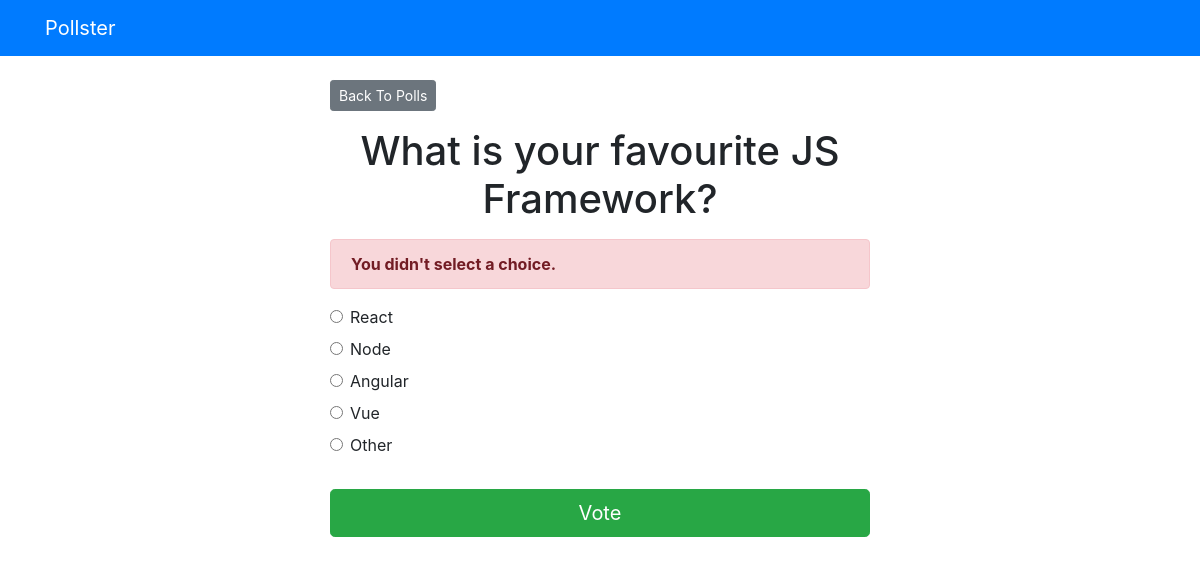
/polls/2/vote/, run on the app's committed database.
### polls/models.py (models this page shows, shortened)
class Question(models.Model):
    question_text = models.CharField(max_length = 200) # I.D. initialized automatically as PK, and autoincrement
    publish_date = models.DateTimeField('data published')

class Choice(models.Model):
    question = models.ForeignKey(Question, on_delete = models.CASCADE) # any deleted question has it's choices also del
    choice_text = models.CharField(max_length = 200)
    votes = models.IntegerField(default = 0)

### polls/views.py (the view)
# urls.py: path('<int:question_id>/vote/', views.vote, name ='vote'),
def vote(request, question_id):
    question = get_object_or_404(Question, pk=question_id)
    try:
        selected_choice = question.choice_set.get(pk=request.POST["choice"])
    except (KeyError, Choice.DoesNotExist):
        return render(
            request,
            "polls/detail.html",
            {"question": question, "error_message": "You didn't select a choice."},
        )
    else:
        selected_choice.votes += 1
        selected_choice.save()
        return HttpResponseRedirect(reverse("polls:results", args=(question.id,)))

### templates/polls/detail.html
{% extends 'base.html' %} {% block content %}
<a class="btn btn-secondary btn-sm mb-3" href="{% url 'polls:index' %}">
    Back To Polls</a
>
<h1 class="text-center mb-3">{{ question.question_text }}</h1>
{% if error_message %}
<p class="alert alert-danger">
    <strong>{{ error_message }}</strong>
</p>
{% endif %}
<form action="{% url 'polls:vote' question.id %}" method="post">
    {% csrf_token %} {% for choice in question.choice_set.all %}
    <div class="form-check">
        <input
            type="radio"
            name="choice"
            class="form-check-input"
            id="choice{{ forloop.counter }}"
            value="{{ choice.id }}"
        />
        <label for="choice{{ forloop.counter }}">{{choice.choice_text}}</label>
    </div>
    {% endfor %}
    <input
        type="submit"
        value="Vote"
        class="btn btn-success btn-lg btn-block mt-4"
    />
</form>
{% endblock %}

### data on the page
Question: question_text "What is your favourite JS Framework?"
Choice: choice_text "React"
Choice: choice_text "Node"
Choice: choice_text "Angular"
Choice: choice_text "Vue"
Choice: choice_text "Other"

### other printed values
{{ error_message }} "You didn't select a choice."
